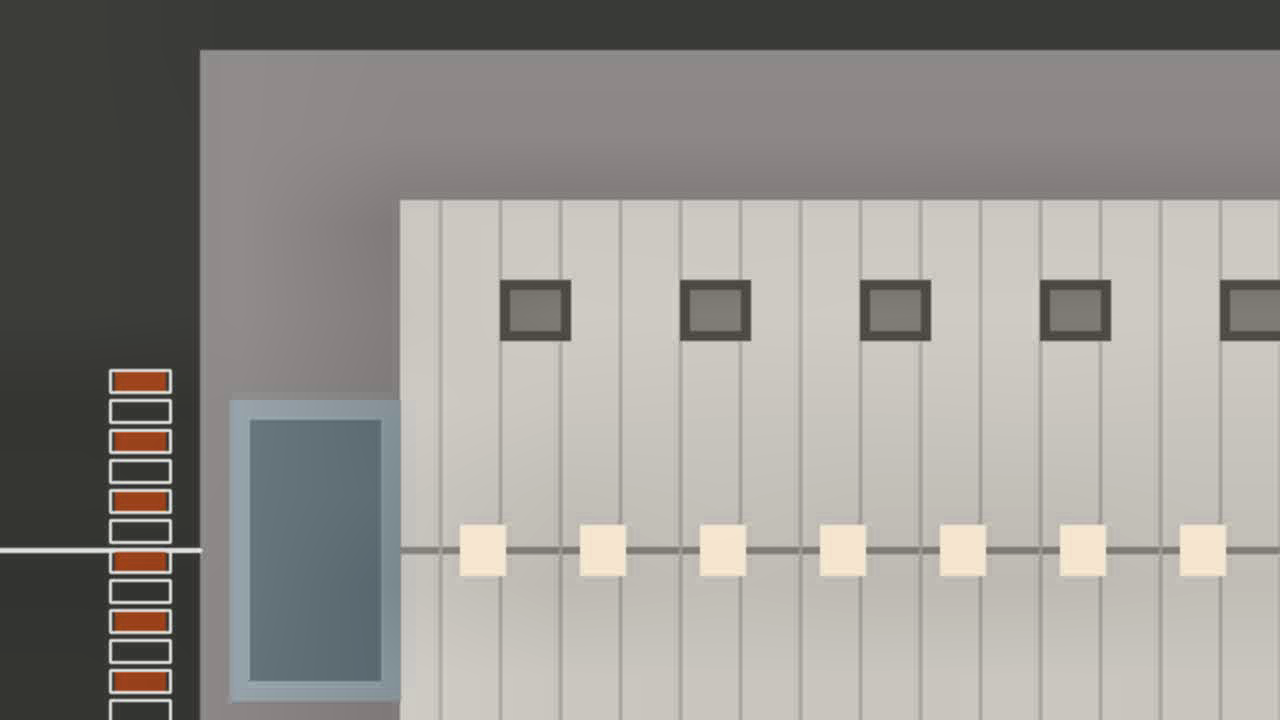
#> input picture webapp/models/warehouse_site.png, 1280 x 720 px
$ python keyframe_extractor.py --video ../../webapp/models/warehouse_site.png   (older library calls are emulated)
#> lines starting #> are read from the running program, lines starting #| are printed output that depends on the picture
"""
Keyframe Extractor Module (Workstream A - Stage 1)
Extracts keyframes from input drone video, scores sharpness using Laplacian variance,
and saves the top sharpest frames with minimal motion blur.
"""

import os
import cv2
import numpy as np
from pathlib import Path
from typing import List, Tuple, Dict, Any


def compute_laplacian_variance(image: np.ndarray) -> float:
    """Compute the variance of the Laplacian as a metric for image sharpness."""
    if len(image.shape) == 3:
        gray = cv2.cvtColor(image, cv2.COLOR_BGR2GRAY)
    else:
        gray = image
    laplacian = cv2.Laplacian(gray, cv2.CV_64F)
    return float(laplacian.var())


def extract_keyframes(
    video_path: str,
    output_dir: str,
    target_fps: float = 2.0,
    max_frames: int = 500,
    min_sharpness: float = 20.0,
    apply_clahe: bool = True,
) -> Dict[str, Any]:
    """
    Extract keyframes from drone video stream.

    Args:
        video_path: Path to input video (mp4, mov, etc.)
        output_dir: Output directory to write extracted keyframes
        target_fps: Sampling rate in Hz (default 2 Hz, i.e., 1 frame every 0.5s)
        max_frames: Maximum number of keyframes to retain (400-600 recommended)
        min_sharpness: Laplacian variance cutoff to reject blurry frames
        apply_clahe: Whether to apply CLAHE enhancement to kept keyframes

    Returns:
        Summary dict containing extraction statistics
    """
#> called with video_path = '../../webapp/models/warehouse_site.png', output_dir = 'data/keyframes', target_fps = 2, max_frames = 500, min_sharpness = 20, apply_clahe = True
    os.makedirs(output_dir, exist_ok=True)
    clahe = cv2.createCLAHE(clipLimit=2.0, tileGridSize=(8, 8))
    candidates: List[Tuple[int, float, float, np.ndarray]] = []

    if os.path.isdir(video_path):
        # Input is already an image directory
        img_exts = ('.jpg', '.jpeg', '.png', '.bmp', '.tif', '.tiff')
        image_files = sorted([os.path.join(video_path, f) for f in os.listdir(video_path) if f.lower().endswith(img_exts)])
        if not image_files:
            raise RuntimeError(f"No image files found in directory: {video_path}")

        first_img = cv2.imread(image_files[0])
        height, width = first_img.shape[:2]
        video_fps = target_fps
        total_raw_frames = len(image_files)
        duration_sec = total_raw_frames / target_fps

        for idx, fpath in enumerate(image_files):
            frame = cv2.imread(fpath)
            if frame is None:
                continue
            timestamp = idx / target_fps
            sharpness = compute_laplacian_variance(frame)
            candidates.append((idx, timestamp, sharpness, frame))
    else:
        cap = cv2.VideoCapture(video_path)
        if not cap.isOpened():
            raise RuntimeError(f"Failed to open video file: {video_path}")

        video_fps = cap.get(cv2.CAP_PROP_FPS) or 30.0
        total_raw_frames = int(cap.get(cv2.CAP_PROP_FRAME_COUNT))
        width = int(cap.get(cv2.CAP_PROP_FRAME_WIDTH))
        height = int(cap.get(cv2.CAP_PROP_FRAME_HEIGHT))
        duration_sec = total_raw_frames / video_fps

        sample_step = max(1, int(round(video_fps / target_fps)))
        frame_idx = 0

        while True:
            ret, frame = cap.read()
#> frame is the input picture: shape (720, 1280, 3); mean B, G, R 142, 146.2, 149.1
            if not ret:
                break

            if frame_idx % sample_step == 0:
                timestamp = frame_idx / video_fps
                sharpness = compute_laplacian_variance(frame)
#> in compute_laplacian_variance, `laplacian = cv2.Laplacian(gray, cv2.CV_64F)`:
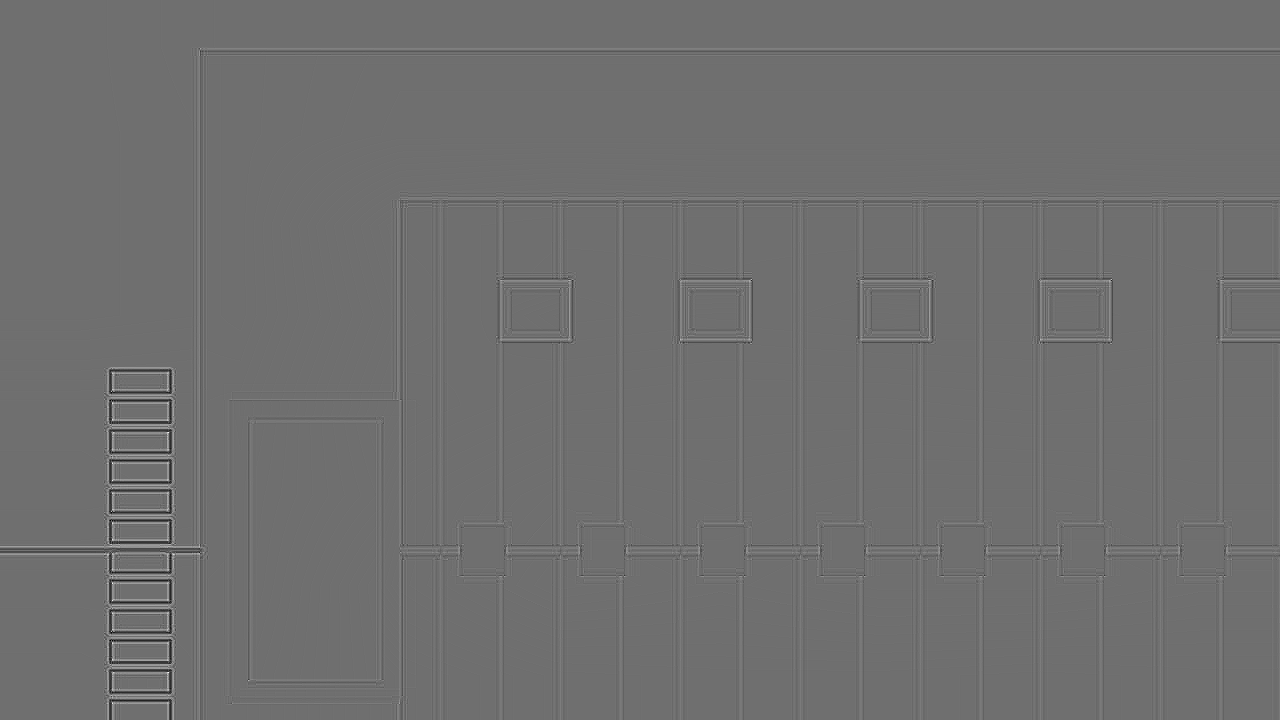
#> laplacian: shape (720, 1280) float64; min -132, max 169, mean 0; drawn with min black and max white
#> sharpness = 60.07
                if sharpness >= min_sharpness:
                    candidates.append((frame_idx, timestamp, sharpness, frame))

            frame_idx += 1

        cap.release()

    # If candidates exceed max_frames, pick the highest sharpness frames while maintaining temporal spread
    if len(candidates) > max_frames:
        # Uniformly bucket and pick best sharpness per bucket
        bucket_size = len(candidates) / max_frames
        selected_candidates = []
        for i in range(max_frames):
            start = int(i * bucket_size)
            end = int((i + 1) * bucket_size)
            bucket = candidates[start:end]
            if bucket:
                best_in_bucket = max(bucket, key=lambda x: x[2])
                selected_candidates.append(best_in_bucket)
        candidates = selected_candidates

    # Sort back chronologically
    candidates.sort(key=lambda x: x[0])

    saved_frames = []
    for out_idx, (f_idx, timestamp, sharpness, frame) in enumerate(candidates, start=1):
        processed_frame = frame
        if apply_clahe:
            # Convert to LAB, apply CLAHE on L channel, convert back
            lab = cv2.cvtColor(frame, cv2.COLOR_BGR2LAB)
            l, a, b = cv2.split(lab)
            l_enhanced = clahe.apply(l)
            enhanced_lab = cv2.merge((l_enhanced, a, b))
            processed_frame = cv2.cvtColor(enhanced_lab, cv2.COLOR_LAB2BGR)

        filename = f"frame_{out_idx:05d}.png"
        filepath = os.path.join(output_dir, filename)
        cv2.imwrite(filepath, processed_frame)
        saved_frames.append({
            "frame_id": out_idx,
            "original_frame_idx": f_idx,
            "timestamp_sec": timestamp,
            "sharpness": sharpness,
            "filename": filename,
            "filepath": filepath,
        })

    return {
        "video_fps": video_fps,
        "total_raw_frames": total_raw_frames,
        "duration_sec": duration_sec,
        "resolution": f"{width}x{height}",
        "keyframes_extracted": len(saved_frames),
        "frames": saved_frames,
    }


if __name__ == "__main__":
    import argparse
    parser = argparse.ArgumentParser(description="Extract sharp keyframes from drone video")
    parser.add_argument("--video", required=True, help="Input video file")
    parser.add_argument("--output_dir", default="data/keyframes", help="Output directory")
    parser.add_argument("--fps", type=float, default=2.0, help="Sampling frequency (Hz)")
    parser.add_argument("--max_frames", type=int, default=500, help="Max frames to retain")
    args = parser.parse_args()

    stats = extract_keyframes(args.video, args.output_dir, target_fps=args.fps, max_frames=args.max_frames)
    print(f"[Keyframe Extractor] Processed {stats['total_raw_frames']} frames -> Extracted {stats['keyframes_extracted']} keyframes to {args.output_dir}")
